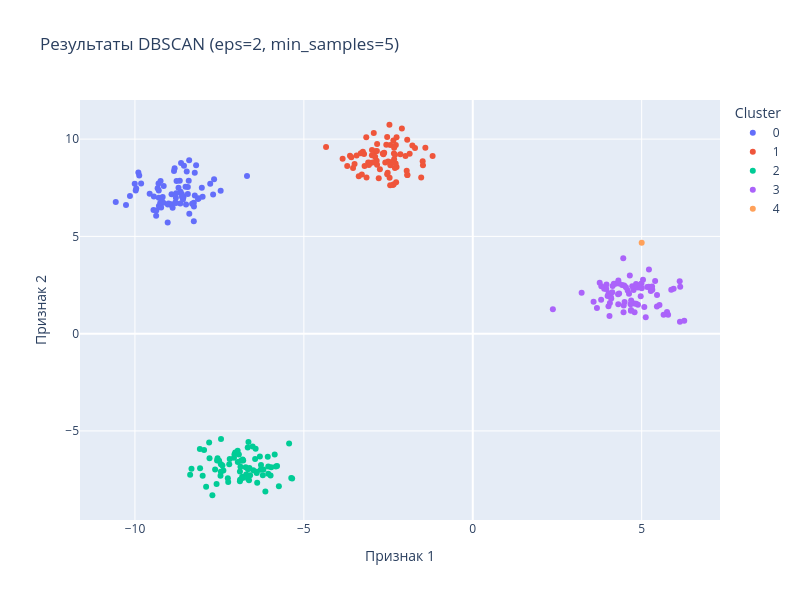

This figure's notebook cell:
### Code cell
visualize_clusters(
    data,
    clusters,
    f'Результаты DBSCAN (eps={dbscan_model.eps}, min_samples={dbscan_model.min_samples})'
)
